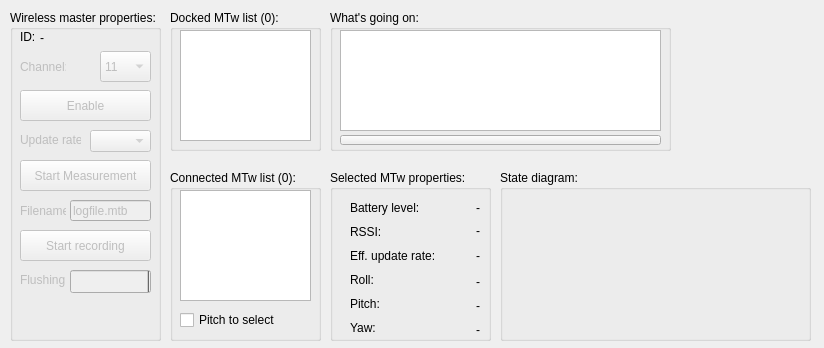
<?xml version="1.0" encoding="UTF-8"?>
<ui version="4.0">
 <class>MainWindow</class>
 <widget class="QMainWindow" name="MainWindow">
  <property name="geometry">
   <rect>
    <x>0</x>
    <y>0</y>
    <width>824</width>
    <height>348</height>
   </rect>
  </property>
  <property name="sizePolicy">
   <sizepolicy hsizetype="Fixed" vsizetype="Fixed">
    <horstretch>0</horstretch>
    <verstretch>0</verstretch>
   </sizepolicy>
  </property>
  <property name="windowTitle">
   <string>Awinda monitor</string>
  </property>
  <widget class="QWidget" name="centralWidget">
   <widget class="QGroupBox" name="connectedMtwListGroupBox">
    <property name="geometry">
     <rect>
      <x>170</x>
      <y>170</y>
      <width>151</width>
      <height>171</height>
     </rect>
    </property>
    <property name="title">
     <string>Connected MTw list (0):</string>
    </property>
    <widget class="QListWidget" name="connectedMtwList">
     <property name="geometry">
      <rect>
       <x>10</x>
       <y>20</y>
       <width>131</width>
       <height>111</height>
      </rect>
     </property>
     <property name="sortingEnabled">
      <bool>true</bool>
     </property>
    </widget>
    <widget class="QCheckBox" name="pitchToSelectCheckBox">
     <property name="geometry">
      <rect>
       <x>10</x>
       <y>140</y>
       <width>101</width>
       <height>20</height>
      </rect>
     </property>
     <property name="text">
      <string>Pitch to select</string>
     </property>
    </widget>
   </widget>
   <widget class="QGroupBox" name="mtwPropertiesGroupBox">
    <property name="geometry">
     <rect>
      <x>330</x>
      <y>170</y>
      <width>161</width>
      <height>171</height>
     </rect>
    </property>
    <property name="title">
     <string>Selected MTw properties:</string>
    </property>
    <widget class="QLabel" name="batteryLevelCaptionLabel">
     <property name="geometry">
      <rect>
       <x>20</x>
       <y>30</y>
       <width>71</width>
       <height>16</height>
      </rect>
     </property>
     <property name="text">
      <string>Battery level:</string>
     </property>
     <property name="scaledContents">
      <bool>true</bool>
     </property>
    </widget>
    <widget class="QLabel" name="effUpdateRateCaptionLabel">
     <property name="geometry">
      <rect>
       <x>20</x>
       <y>78</y>
       <width>91</width>
       <height>16</height>
      </rect>
     </property>
     <property name="text">
      <string>Eff. update rate:</string>
     </property>
    </widget>
    <widget class="QLabel" name="rssiCaptionLabel">
     <property name="enabled">
      <bool>true</bool>
     </property>
     <property name="geometry">
      <rect>
       <x>20</x>
       <y>54</y>
       <width>46</width>
       <height>16</height>
      </rect>
     </property>
     <property name="text">
      <string>RSSI:</string>
     </property>
    </widget>
    <widget class="QLabel" name="rssiLabel">
     <property name="geometry">
      <rect>
       <x>100</x>
       <y>54</y>
       <width>50</width>
       <height>13</height>
      </rect>
     </property>
     <property name="text">
      <string>-</string>
     </property>
     <property name="alignment">
      <set>Qt::AlignRight|Qt::AlignTrailing|Qt::AlignVCenter</set>
     </property>
    </widget>
    <widget class="QLabel" name="batteryLevelLabel">
     <property name="geometry">
      <rect>
       <x>100</x>
       <y>30</y>
       <width>50</width>
       <height>16</height>
      </rect>
     </property>
     <property name="layoutDirection">
      <enum>Qt::LeftToRight</enum>
     </property>
     <property name="text">
      <string>-</string>
     </property>
     <property name="alignment">
      <set>Qt::AlignRight|Qt::AlignTrailing|Qt::AlignVCenter</set>
     </property>
    </widget>
    <widget class="QLabel" name="effUpdateRateLabel">
     <property name="geometry">
      <rect>
       <x>100</x>
       <y>78</y>
       <width>50</width>
       <height>16</height>
      </rect>
     </property>
     <property name="text">
      <string>-</string>
     </property>
     <property name="alignment">
      <set>Qt::AlignRight|Qt::AlignTrailing|Qt::AlignVCenter</set>
     </property>
    </widget>
    <widget class="QLabel" name="rollLabel">
     <property name="geometry">
      <rect>
       <x>79</x>
       <y>102</y>
       <width>71</width>
       <height>20</height>
      </rect>
     </property>
     <property name="text">
      <string>-</string>
     </property>
     <property name="alignment">
      <set>Qt::AlignRight|Qt::AlignTrailing|Qt::AlignVCenter</set>
     </property>
    </widget>
    <widget class="QLabel" name="rollCaptionLabel">
     <property name="geometry">
      <rect>
       <x>20</x>
       <y>102</y>
       <width>46</width>
       <height>16</height>
      </rect>
     </property>
     <property name="text">
      <string>Roll:</string>
     </property>
    </widget>
    <widget class="QLabel" name="yawCaptionLabel">
     <property name="geometry">
      <rect>
       <x>20</x>
       <y>150</y>
       <width>46</width>
       <height>16</height>
      </rect>
     </property>
     <property name="text">
      <string>Yaw:</string>
     </property>
    </widget>
    <widget class="QLabel" name="pitchLabel">
     <property name="geometry">
      <rect>
       <x>79</x>
       <y>126</y>
       <width>71</width>
       <height>20</height>
      </rect>
     </property>
     <property name="text">
      <string>-</string>
     </property>
     <property name="alignment">
      <set>Qt::AlignRight|Qt::AlignTrailing|Qt::AlignVCenter</set>
     </property>
    </widget>
    <widget class="QLabel" name="pitchCaptionLabel">
     <property name="geometry">
      <rect>
       <x>20</x>
       <y>126</y>
       <width>46</width>
       <height>16</height>
      </rect>
     </property>
     <property name="text">
      <string>Pitch:</string>
     </property>
    </widget>
    <widget class="QLabel" name="yawLabel">
     <property name="geometry">
      <rect>
       <x>79</x>
       <y>150</y>
       <width>71</width>
       <height>20</height>
      </rect>
     </property>
     <property name="text">
      <string>-</string>
     </property>
     <property name="alignment">
      <set>Qt::AlignRight|Qt::AlignTrailing|Qt::AlignVCenter</set>
     </property>
    </widget>
   </widget>
   <widget class="QGroupBox" name="stationPropertiesGroupBox">
    <property name="geometry">
     <rect>
      <x>10</x>
      <y>10</y>
      <width>151</width>
      <height>331</height>
     </rect>
    </property>
    <property name="title">
     <string>Wireless master properties:</string>
    </property>
    <widget class="QLabel" name="updateRateCaptionLabel">
     <property name="enabled">
      <bool>false</bool>
     </property>
     <property name="geometry">
      <rect>
       <x>10</x>
       <y>120</y>
       <width>61</width>
       <height>20</height>
      </rect>
     </property>
     <property name="text">
      <string>Update rate:</string>
     </property>
    </widget>
    <widget class="QComboBox" name="allowedUpdateRatesComboBox">
     <property name="enabled">
      <bool>false</bool>
     </property>
     <property name="geometry">
      <rect>
       <x>80</x>
       <y>120</y>
       <width>61</width>
       <height>22</height>
      </rect>
     </property>
    </widget>
    <widget class="QLabel" name="channelCaptionLabel">
     <property name="enabled">
      <bool>false</bool>
     </property>
     <property name="geometry">
      <rect>
       <x>10</x>
       <y>50</y>
       <width>46</width>
       <height>13</height>
      </rect>
     </property>
     <property name="text">
      <string>Channel:</string>
     </property>
    </widget>
    <widget class="QComboBox" name="channelComboBox">
     <property name="enabled">
      <bool>false</bool>
     </property>
     <property name="geometry">
      <rect>
       <x>90</x>
       <y>41</y>
       <width>51</width>
       <height>31</height>
      </rect>
     </property>
     <item>
      <property name="text">
       <string>11</string>
      </property>
     </item>
     <item>
      <property name="text">
       <string>12</string>
      </property>
     </item>
     <item>
      <property name="text">
       <string>13</string>
      </property>
     </item>
     <item>
      <property name="text">
       <string>14</string>
      </property>
     </item>
     <item>
      <property name="text">
       <string>15</string>
      </property>
     </item>
     <item>
      <property name="text">
       <string>16</string>
      </property>
     </item>
     <item>
      <property name="text">
       <string>17</string>
      </property>
     </item>
     <item>
      <property name="text">
       <string>18</string>
      </property>
     </item>
     <item>
      <property name="text">
       <string>19</string>
      </property>
     </item>
     <item>
      <property name="text">
       <string>20</string>
      </property>
     </item>
     <item>
      <property name="text">
       <string>21</string>
      </property>
     </item>
     <item>
      <property name="text">
       <string>22</string>
      </property>
     </item>
     <item>
      <property name="text">
       <string>23</string>
      </property>
     </item>
     <item>
      <property name="text">
       <string>24</string>
      </property>
     </item>
     <item>
      <property name="text">
       <string>25</string>
      </property>
     </item>
    </widget>
    <widget class="QLabel" name="stationIdCaptionLabel">
     <property name="geometry">
      <rect>
       <x>10</x>
       <y>20</y>
       <width>46</width>
       <height>13</height>
      </rect>
     </property>
     <property name="text">
      <string>ID:</string>
     </property>
    </widget>
    <widget class="QLabel" name="stationIdLabel">
     <property name="geometry">
      <rect>
       <x>30</x>
       <y>20</y>
       <width>61</width>
       <height>16</height>
      </rect>
     </property>
     <property name="text">
      <string>-</string>
     </property>
     <property name="scaledContents">
      <bool>false</bool>
     </property>
    </widget>
    <widget class="QPushButton" name="enableButton">
     <property name="enabled">
      <bool>false</bool>
     </property>
     <property name="geometry">
      <rect>
       <x>10</x>
       <y>80</y>
       <width>131</width>
       <height>31</height>
      </rect>
     </property>
     <property name="text">
      <string>Enable</string>
     </property>
    </widget>
    <widget class="QPushButton" name="startMeasurementButton">
     <property name="enabled">
      <bool>false</bool>
     </property>
     <property name="geometry">
      <rect>
       <x>10</x>
       <y>150</y>
       <width>131</width>
       <height>31</height>
      </rect>
     </property>
     <property name="text">
      <string>Start Measurement</string>
     </property>
    </widget>
    <widget class="QPushButton" name="recordingButton">
     <property name="enabled">
      <bool>false</bool>
     </property>
     <property name="geometry">
      <rect>
       <x>10</x>
       <y>220</y>
       <width>131</width>
       <height>31</height>
      </rect>
     </property>
     <property name="text">
      <string>Start recording</string>
     </property>
    </widget>
    <widget class="QLineEdit" name="logFilenameEdit">
     <property name="enabled">
      <bool>false</bool>
     </property>
     <property name="geometry">
      <rect>
       <x>60</x>
       <y>190</y>
       <width>81</width>
       <height>21</height>
      </rect>
     </property>
     <property name="text">
      <string>logfile.mtb</string>
     </property>
    </widget>
    <widget class="QLabel" name="logFilenameCaptionLabel">
     <property name="enabled">
      <bool>false</bool>
     </property>
     <property name="geometry">
      <rect>
       <x>10</x>
       <y>190</y>
       <width>46</width>
       <height>21</height>
      </rect>
     </property>
     <property name="text">
      <string>Filename:</string>
     </property>
    </widget>
    <widget class="QProgressBar" name="flushingProgressBar">
     <property name="enabled">
      <bool>false</bool>
     </property>
     <property name="geometry">
      <rect>
       <x>60</x>
       <y>260</y>
       <width>81</width>
       <height>23</height>
      </rect>
     </property>
     <property name="value">
      <number>0</number>
     </property>
     <property name="textVisible">
      <bool>false</bool>
     </property>
     <property name="invertedAppearance">
      <bool>true</bool>
     </property>
    </widget>
    <widget class="QLabel" name="flushingCaptionLabel">
     <property name="enabled">
      <bool>false</bool>
     </property>
     <property name="geometry">
      <rect>
       <x>10</x>
       <y>260</y>
       <width>46</width>
       <height>20</height>
      </rect>
     </property>
     <property name="text">
      <string>Flushing:</string>
     </property>
    </widget>
   </widget>
   <widget class="QGroupBox" name="loggingGroupBox">
    <property name="geometry">
     <rect>
      <x>330</x>
      <y>10</y>
      <width>341</width>
      <height>141</height>
     </rect>
    </property>
    <property name="title">
     <string>What's going on:</string>
    </property>
    <widget class="QTextBrowser" name="logWindow">
     <property name="geometry">
      <rect>
       <x>10</x>
       <y>20</y>
       <width>321</width>
       <height>101</height>
      </rect>
     </property>
    </widget>
    <widget class="QPushButton" name="clearLogPushButton">
     <property name="geometry">
      <rect>
       <x>10</x>
       <y>125</y>
       <width>321</width>
       <height>10</height>
      </rect>
     </property>
     <property name="text">
      <string/>
     </property>
    </widget>
   </widget>
   <widget class="QGroupBox" name="stateMachineImageGroupBox">
    <property name="geometry">
     <rect>
      <x>500</x>
      <y>170</y>
      <width>311</width>
      <height>171</height>
     </rect>
    </property>
    <property name="title">
     <string>State diagram:</string>
    </property>
    <widget class="QLabel" name="stateDiagramLabel">
     <property name="geometry">
      <rect>
       <x>10</x>
       <y>20</y>
       <width>291</width>
       <height>141</height>
      </rect>
     </property>
     <property name="text">
      <string>&lt;State diagram&gt;</string>
     </property>
    </widget>
   </widget>
   <widget class="QGroupBox" name="dockedMtwListGroupBox">
    <property name="geometry">
     <rect>
      <x>170</x>
      <y>10</y>
      <width>151</width>
      <height>141</height>
     </rect>
    </property>
    <property name="title">
     <string>Docked MTw list (0):</string>
    </property>
    <widget class="QListWidget" name="dockedMtwList">
     <property name="geometry">
      <rect>
       <x>10</x>
       <y>20</y>
       <width>131</width>
       <height>111</height>
      </rect>
     </property>
     <property name="sortingEnabled">
      <bool>true</bool>
     </property>
    </widget>
   </widget>
   <widget class="QLabel" name="logoLabel">
    <property name="geometry">
     <rect>
      <x>690</x>
      <y>20</y>
      <width>121</width>
      <height>131</height>
     </rect>
    </property>
    <property name="text">
     <string>&lt;Logo label&gt;</string>
    </property>
   </widget>
  </widget>
 </widget>
 <layoutdefault spacing="6" margin="11"/>
 <resources/>
 <connections/>
</ui>
